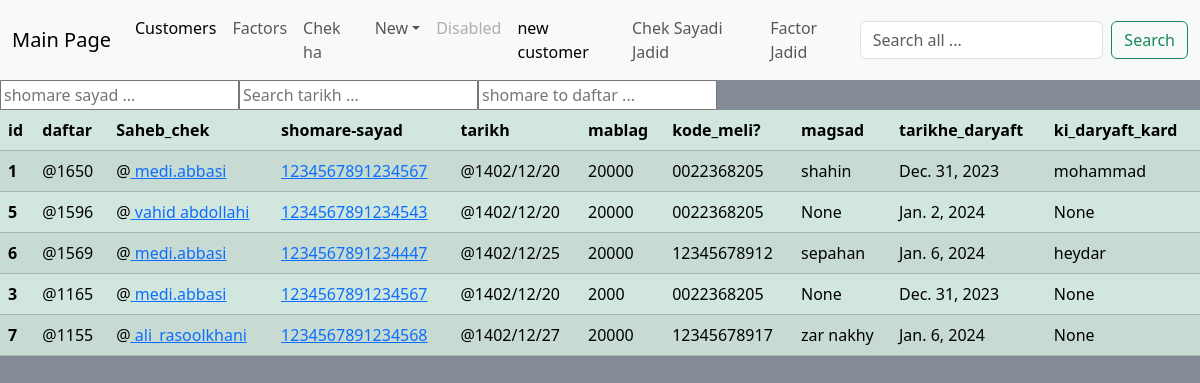
/chek/home/, run on the app's committed database.
### chek0/models.py (models this page shows, shortened)
class Chek(models.Model):
    tahvil_dahande = models.ForeignKey(Moshtary, null=True, on_delete=models.SET_NULL)
    daftar = models.IntegerField()
    shomare_sayad = models.CharField(max_length=16)
    tarikh = models.CharField(max_length=15)
    mablag = models.CharField(max_length=20)
    kode_meli = models.CharField(max_length=20)
    magsad = models.CharField(max_length=100, null=True, blank=True)
    tarikhe_daryaft = models.DateField(auto_now_add=True)
    updated = models.DateField(auto_now=True)
    ki_daryaft_kard = models.CharField(max_length=100, null=True, blank=True)
    class Meta:
        ordering = ['-daftar', ]

### customer0/models.py (models this page shows, shortened)
class Moshtary(models.Model):
    name = models.CharField(max_length=50)
    kode_meli = models.CharField(max_length=16, blank =True, null = True)
    shomare = models.CharField(max_length=16)
    address = models.TextField()
    sagfe_etebar = models.CharField(max_length=16)
    class Meta:
        ordering = ['name', ]
        verbose_name_plural = "Moshtari_ha"
    def __str__(self) -> str:
        return self.name[0:50]

### chek0/views.py (the view)
# urls.py: path('home/', views.kole_chek_ha, name='home'),
def kole_chek_ha(request):
    chek_ha = Chek.objects.all()
    chek_count = len(chek_ha)
    content = ({'chek_ha': chek_ha, 'chek_count':chek_count})
    return render(request, 'chek0/home.html', content)

### chek0/templates/chek0/home.html (shortened to what this page needs)
{% extends 'main.html' %}
{% block content %}
<table class="table table-success table-striped">
    <thead>
      <tr>
        <th scope="col">id</th>
        <th scope="col">daftar</th>
        <th scope="col">Saheb_chek </th>
        <th scope="col">shomare-sayad </th>
        <th scope="col">tarikh</th>
        <th scope="col">mablag</th>
        <th scope="col">kode_meli?</th>
        <th scope="col">magsad</th>
        <th scope="col">tarikhe_daryaft</th>
        <th scope="col">ki_daryaft_kard</th>
      </tr>
    </thead>
    <tbody>
        {% for chek in chek_ha %}
        <tr>
            <th scope="row">{{chek.id}}</th>
            <td>@{{chek.daftar}}</td>
            <td>@<a href = "{% url 'customer:profile' chek.tahvil_dahande.id %}" > {{chek.tahvil_dahande}}</td>
            <td><a href = "{% url 'chek:profile' chek.id %}"> {{chek.shomare_sayad}} </a> </td>
            <td>@{{chek.tarikh}}</td>
            <td>{{chek.mablag}}</td>
            <td>{{chek.kode_meli}}</td>
            <td>{{chek.magsad}}</td>
            <td>{{chek.tarikhe_daryaft}}</td>
            <td>{{chek.ki_daryaft_kard}}</td>
        </tr>
        {% endfor %}
    </tbody>
  </table>
{% endblock content %}

### data on the page
Chek: id "1", daftar "1650", tahvil_dahande "medi.abbasi", shomare_sayad "1234567891234567", tarikh "1402/12/20", mablag "20000", kode_meli "0022368205", magsad "shahin", tarikhe_daryaft "Dec. 31, 2023", ki_daryaft_kard "mohammad"
Chek: id "5", daftar "1596", tahvil_dahande "vahid abdollahi", shomare_sayad "1234567891234543", tarikh "1402/12/20", mablag "20000", kode_meli "0022368205", magsad "None", tarikhe_daryaft "Jan. 2, 2024", ki_daryaft_kard "None"
Chek: id "6", daftar "1569", tahvil_dahande "medi.abbasi", shomare_sayad "1234567891234447", tarikh "1402/12/25", mablag "20000", kode_meli "12345678912", magsad "sepahan", tarikhe_daryaft "Jan. 6, 2024", ki_daryaft_kard "heydar"
Chek: id "3", daftar "1165", tahvil_dahande "medi.abbasi", shomare_sayad "1234567891234567", tarikh "1402/12/20", mablag "2000", kode_meli "0022368205", magsad "None", tarikhe_daryaft "Dec. 31, 2023", ki_daryaft_kard "None"
Chek: id "7", daftar "1155", tahvil_dahande "ali_rasoolkhani", shomare_sayad "1234567891234568", tarikh "1402/12/27", mablag "20000", kode_meli "12345678917", magsad "zar nakhy", tarikhe_daryaft "Jan. 6, 2024", ki_daryaft_kard "None"
